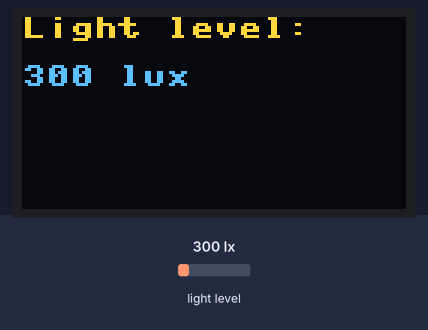
Bench run of a program on a simulated ESP32 board running MicroPython. Parts: 128×64 one-colour display. The inputs (shaded band) are chosen by the test bench; at power-on: light level 300 lx. The OLED is the two-colour kind (top 16 rows yellow); library files of the repository ran but are not shown: bh1750.py.

Above: at 1.2 s.
1.3 s: light level set to 40 lx
At 1.9 s:
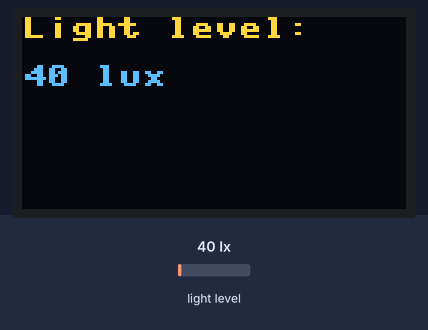
2.8 s: light level set to 500 lx
At 3.6 s:
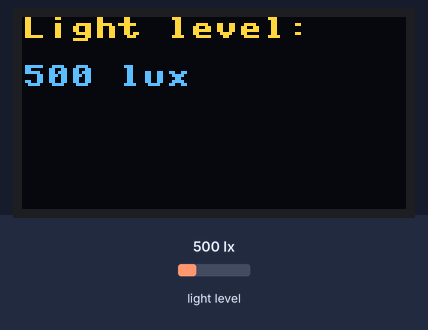
4.3 s: light level set to 1000 lx
At 4.7 s:
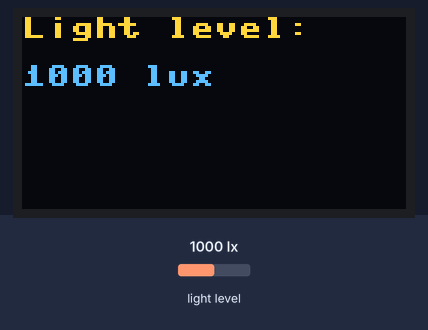
Timing chart, 0 to 7.3 s (numbered marks = the images above; inputs shaded):
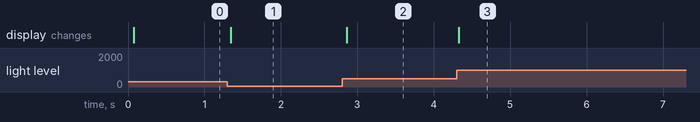

The program:

light-sensor.py
```python
import bh1750
from machine import Pin, SoftI2C
from ssd1306 import SSD1306_I2C

# Constants
OLED_WIDTH = 128
OLED_HEIGHT = 64
LOW_LIGHT_THRESHOLD = 30
HIGH_LIGHT_THRESHOLD = 300

# Pin Definitions
SCL_PIN = 22
SDA_PIN = 21
BUZZER_PIN = 16


def setup():
    i2c = SoftI2C(scl=Pin(SCL_PIN), sda=Pin(SDA_PIN))
    oled = SSD1306_I2C(OLED_WIDTH, OLED_HEIGHT, i2c)

    return i2c, oled


def main():
    i2c, oled = setup()

    while True:
        try:
            light_level = bh1750.sample(i2c, mode=0x23)
        except Exception as e:
            print("Error reading light level:", e)
            continue

        oled.fill(0)
        oled.text("Light level: ", 0, 0)
        oled.text(str(light_level) + " lux", 0, 16)
        oled.show()


if __name__ == "__main__":
    main()
```

Measured:
- after the input at 1.3 s, the display: changes after 0.05 s (image 1)
- after the input at 2.8 s, the display: changes after 0.06 s (image 2)
- after the input at 4.3 s, the display: changes at once (image 3)
